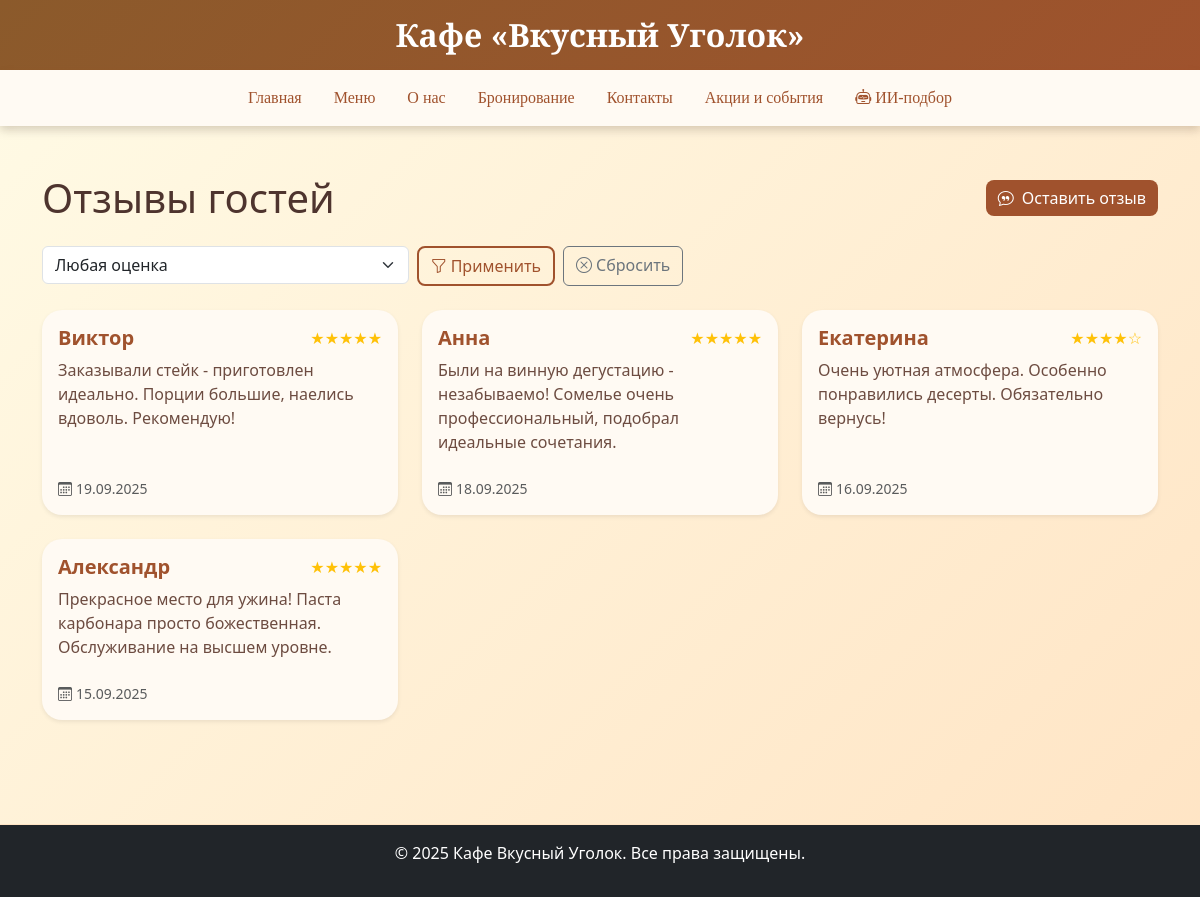
Screenshot of /reviews.php with the database file from the repository.
### tables this page shows
CREATE TABLE reviews (
id int(11) NOT NULL,
name varchar(255) NOT NULL,
message text NOT NULL,
rating int(11) NOT NULL,
status enum('pending','approved','rejected') DEFAULT 'pending',
created_at timestamp DEFAULT CURRENT_TIMESTAMP,
approved tinyint(1) DEFAULT 0
);

### reviews.php (the view, shortened to what this page needs)
<?php
include 'includes/db_connect.php';
if ($pdo instanceof PDO) {
    $pdo->setAttribute(PDO::ATTR_ERRMODE, PDO::ERRMODE_EXCEPTION);
}
if (!function_exists('e')) {
    function e($str) { return htmlspecialchars((string)$str, ENT_QUOTES, 'UTF-8'); }
}
function colExists(PDO $pdo, string $table, string $col): bool {
    $stmt = $pdo->prepare("SHOW COLUMNS FROM `$table` LIKE ?");
    $stmt->execute([$col]);
    return (bool)$stmt->fetch(PDO::FETCH_ASSOC);
}
$hasReview   = colExists($pdo, 'reviews', 'review');
$hasMessage  = colExists($pdo, 'reviews', 'message');
$hasApproved = colExists($pdo, 'reviews', 'approved');
$hasStatus   = colExists($pdo, 'reviews', 'status');
$reviewCol   = $hasReview ? 'review' : ($hasMessage ? 'message' : null);
$ratingFilter = isset($_GET['rating']) ? (int)$_GET['rating'] : 0;
$page         = max(1, (int)($_GET['page'] ?? 1));
$perPage      = 9;
$offset       = ($page - 1) * $perPage;
if ($hasApproved) {
    $statusWhere = "approved = 1";
} elseif ($hasStatus) {
    $statusWhere = "status = 'approved'";
} else {
    $statusWhere = "1=1";
}
$where = [$statusWhere];
$params = [];
$whereSql = $where ? ('WHERE ' . implode(' AND ', $where)) : '';
$reviews = [];
try {
    if ($reviewCol) {
        $sql = "SELECT id, name, `$reviewCol` AS review, rating, created_at
                FROM reviews
                $whereSql
                ORDER BY id DESC
                LIMIT " . (int)$perPage . " OFFSET " . (int)$offset;
        $stmt = $pdo->prepare($sql);
        $stmt->execute($params);
        $reviews = $stmt->fetchAll(PDO::FETCH_ASSOC);
    }
} catch (Throwable $ex) {
    $flash_error = 'Не удалось загрузить отзывы: ' . e($ex->getMessage());
}
function stars(int $n): string {
    $n = max(0, min(5, $n));
    return str_repeat('★', $n) . str_repeat('☆', 5 - $n);
}
?>
<!DOCTYPE html>
<html lang="ru">
<head>
    <link href="https://cdn.jsdelivr.net/npm/bootstrap@5.3.0/dist/css/bootstrap.min.css" rel="stylesheet">
    <link href="https://cdn.jsdelivr.net/npm/bootstrap-icons@1.11.3/font/bootstrap-icons.css" rel="stylesheet">
    <link href="css/index.css" rel="stylesheet" />
</head>
<body class="d-flex flex-column min-vh-100">
<?php include 'includes/header.php'; ?>
<main class="flex-grow-1">
    <div class="container py-5">
        <div class="d-flex align-items-center justify-content-between flex-wrap gap-2 mb-4">
            <h1 class="section-title m-0">Отзывы гостей</h1>
            <button type="button" class="btn btn-coffee" data-bs-toggle="modal" data-bs-target="#reviewModal">
                <i class="bi bi-chat-quote me-2"></i>Оставить отзыв
            </button>
        </div>
        <form class="row g-2 mb-4" method="get" action="reviews.php">
            <div class="col-md-4">
                <select name="rating" class="form-select">
                    <option value="0" <?= $ratingFilter===0?'selected':''; ?>>Любая оценка</option>
                </select>
            </div>
            <div class="col-md-8 d-flex gap-2">
                <button class="btn btn-outline-coffee" type="submit"><i class="bi bi-funnel me-1"></i>Применить</button>
                <a class="btn btn-outline-secondary" href="reviews.php"><i class="bi bi-x-circle me-1"></i>Сбросить</a>
            </div>
        </form>
        <div class="row">
            <?php if ($reviews && $reviewCol): ?>
                <?php foreach ($reviews as $rv):
                    $nm = e($rv['name']);
                    $txt = nl2br(e($rv['review']));
                    $rt  = (int)$rv['rating'];
                    $dt  = $rv['created_at'] ? date('d.m.Y', strtotime($rv['created_at'])) : '';
                ?>
                <div class="col-md-4 mb-4">
                    <div class="card h-100 shadow-sm border-0">
                        <div class="card-body d-flex flex-column">
                            <div class="d-flex justify-content-between align-items-start mb-2">
                                <h5 class="card-title mb-0"><?= $nm ?></h5>
                                <span class="text-warning" aria-label="Оценка: <?= $rt ?> из 5"><?= stars($rt) ?></span>
                            </div>
                            <p class="card-text flex-grow-1"><?= $txt ?></p>
                            <?php if ($dt): ?><div class="text-muted small mt-2"><i class="bi bi-calendar3 me-1"></i><?= e($dt) ?></div><?php endif; ?>
                        </div>
                    </div>
                </div>
                <?php endforeach; ?>
            <?php else: ?>
                <div class="col-12">
                    <div class="alert alert-info">Пока нет подходящих отзывов.</div>
                </div>
            <?php endif; ?>
        </div>
    </div>
</main>
<?php include 'includes/footer.php'; ?>
</body>
</html>

### css/index.css (style rules this page uses)
body { background: linear-gradient(135deg, #fffbe6 0%, #ffe4c4 100%); font-family: 'Segoe UI', 'Arial', sans-serif; color: #4e342e; }
.card { border: none; border-radius: 20px; overflow: hidden; background: #fffaf3; box-shadow: 0 4px 20px rgba(160, 82, 45, 0.12); transition: transform 0.3s ease, box-shadow 0.3s ease; }
.card-title { color: #a0522d; font-size: 1.25rem; font-weight: 600; }
.card-text { color: #6d4c41; }
.btn-coffee { background-color: #a0522d; border: none; color: #fff; font-weight: 500; border-radius: 8px; transition: background-color 0.3s ease, transform 0.2s ease; }
.btn-outline-coffee { background-color: transparent; border: 2px solid #a0522d; color: #a0522d; font-weight: 500; border-radius: 8px; transition: all 0.3s ease, transform 0.2s ease; }

### rows the page displays
reviews: name "Виктор", rating "★★★★★", message "Заказывали стейк - приготовлен идеально. Порции большие, наелись вдоволь. Рекомендую!", created_at "19.09.2025"
reviews: name "Анна", rating "★★★★★", message "Были на винную дегустацию - незабываемо! Сомелье очень профессиональный, подобрал идеальные сочетания.", created_at "18.09.2025"
reviews: name "Екатерина", rating "★★★★☆", message "Очень уютная атмосфера. Особенно понравились десерты. Обязательно вернусь!", created_at "16.09.2025"
reviews: name "Александр", rating "★★★★★", message "Прекрасное место для ужина! Паста карбонара просто божественная. Обслуживание на высшем уровне.", created_at "15.09.2025"
